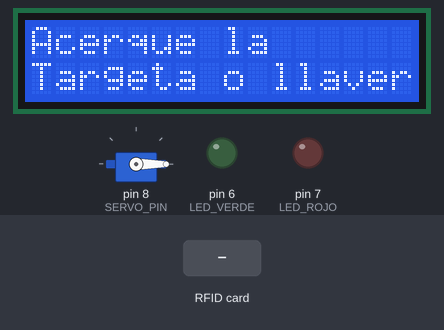
A sketch run on a simulated Arduino Uno, built with avr-gcc and run on an emulated ATmega328P. Parts: servo, 16×2 character LCD, output pins drawn as LEDs (lit = HIGH). The test bench sets the inputs (shaded band). Pins used as bus, display or sensor lines are not drawn; what the sketch prints to the serial monitor is not drawn.

Above: at 1.8 s.
1.9 s: RFID card E3 B8 F8 33 held to the reader
At 2.7 s:
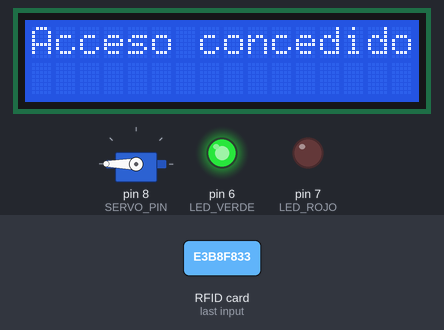
At 4.7 s:
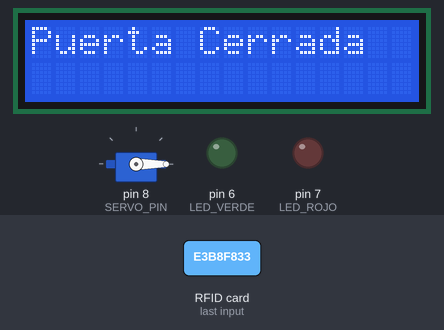
4.9 s: RFID card 5E 7A 19 C4 held to the reader
At 5.3 s:
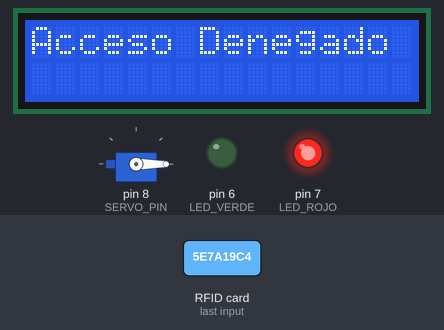
Timing chart, 0 to 7.9 s (numbered marks = the images above; inputs shaded):
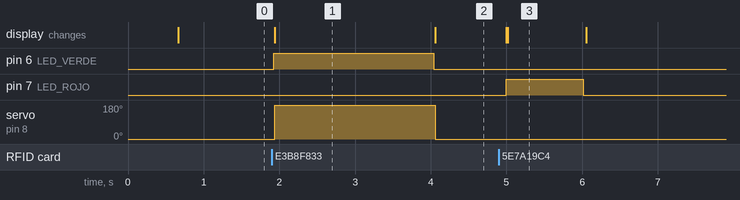

Measured:
- after the input at 1.9 s, pin 6 (LED_VERDE): LOW → HIGH at once, → LOW 2.1 s later; servo on pin 8 (SERVO_PIN): 0° → 180° at once, → 0° 2.1 s later; the display: changes at once (image 1)
- after the input at 4.9 s, pin 7 (LED_ROJO): LOW → HIGH after 0.10 s, → LOW 1.0 s later; the display: first differs from a run without the input after 0.11 s (image 3)
- what the display in image 1 shows lasts 2.2 s, from 1.9 s to 4.1 s
- what the display in image 3 shows lasts 1.1 s, from 5.0 s to 6.1 s

The sketch:

proyecto.ino
```cpp
#include <Wire.h>
#include <SPI.h>
#include <MFRC522.h>
#include <Servo.h>

#include <hd44780.h>
#include <hd44780ioClass/hd44780_I2Cexp.h>

hd44780_I2Cexp lcd;

#define SS_PIN 10
#define RST_PIN 9

MFRC522 rfid(SS_PIN, RST_PIN);

Servo cerrojo;

#define SERVO_PIN 8
#define LED_VERDE 6
#define LED_ROJO 7

void abrirPuerta() {

  digitalWrite(LED_VERDE, HIGH);
  digitalWrite(LED_ROJO, LOW);

  lcd.clear();
  lcd.print("Acceso concedido");

  cerrojo.write(180);

  delay(2100);

  cerrojo.write(0);

  digitalWrite(LED_VERDE, LOW);

  lcd.clear();
  lcd.print("Puerta Cerrada");

  delay(900);

  lcd.clear();
 lcd.setCursor(0, 0);
  lcd.print("Acerque la ");
  lcd.print("    ");

 lcd.setCursor(0, 1);
  lcd.print("Targeta o llavero");
  lcd.print("    ");
}

void accesoDenegado() {

  digitalWrite(LED_ROJO, HIGH);

  lcd.clear();
  lcd.print("Acceso Denegado");

  delay(1000);

  digitalWrite(LED_ROJO, LOW);

lcd.clear();
 lcd.setCursor(0, 0);
  lcd.print("Acerque la ");
  lcd.print("    ");

 lcd.setCursor(0, 1);
  lcd.print("Targeta o llavero");
  lcd.print("    ");
}

String obtenerUID() {

  String uid = "";

  for (byte i = 0; i < rfid.uid.size; i++) {

    if (i > 0) uid += " ";

    if (rfid.uid.uidByte[i] < 0x10)
      uid += "0";

    uid += String(rfid.uid.uidByte[i], HEX);
  }

  uid.toUpperCase();

  return uid;
}

void setup() {

  Serial.begin(9600);

  pinMode(LED_VERDE, OUTPUT);
  pinMode(LED_ROJO, OUTPUT);

  SPI.begin();
  rfid.PCD_Init();

  cerrojo.attach(SERVO_PIN);
  cerrojo.write(0);

  lcd.begin(16, 2);

  lcd.clear();
  lcd.print("Sistema Listo");

  delay(500);

    lcd.clear();
 lcd.setCursor(0, 0);
  lcd.print("Acerque la ");
  lcd.print("    ");

 lcd.setCursor(0, 1);
  lcd.print("Targeta o llavero");
  lcd.print("    ");
}

void loop() {

  if (!rfid.PICC_IsNewCardPresent())
    return;

  if (!rfid.PICC_ReadCardSerial())
    return;

  String uid = obtenerUID();

  Serial.print("UID: ");
  Serial.println(uid);

  // Tarjetas autorizadas
  if (
      uid == "E3 B8 F8 33") {

    abrirPuerta();

  } else {

    accesoDenegado();
  }

  rfid.PICC_HaltA();
  rfid.PCD_StopCrypto1();
}
```
